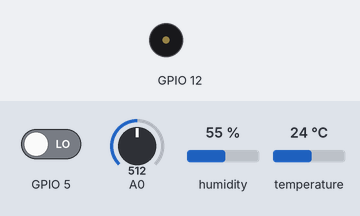
This sketch was run on a simulated ESP8266 (NodeMCU). Parts: buzzer (waves = sounding). Inputs (shaded band) come from the test bench; at power-on: GPIO 5 LOW, A0 = 512, humidity 55 %, temperature 24 °C. WiFi joins after 1.5 s; servers stay silent unless stated; random numbers use the default seed unless the sketch sets one; no MQTT or app messages arrive unless stated; what the sketch prints to the serial monitor is not drawn.

Above: at 2.7 s.
2.8 s: GPIO 5 driven HIGH
At 6.9 s:
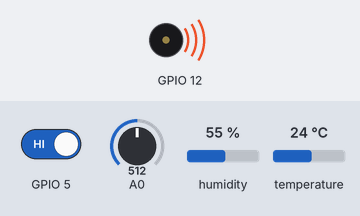
14.1 s: GPIO 5 driven LOW
Timing chart, 0 to 17.1 s (numbered marks = the images above; inputs shaded):
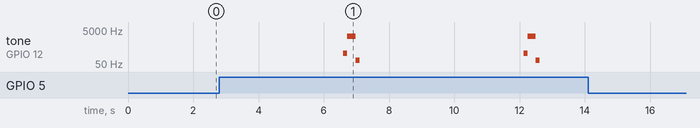

The sketch:

sketch_jan21a.ino
```cpp
#include <ESP8266WiFi.h>
#include <PubSubClient.h>
#include "DHT.h"

#define DHTTYPE DHT11 // DHT 11

static char data[] = "";

const int DHTPin = 4;

DHT dht(DHTPin, DHTTYPE);     // Initialize DHT sensor.
static char celsiusTemp[7];
static char humidityTemp[7];
static char gasTemp[7];
static char agasTemp[7];

// Update these with values suitable for your network.

const char* ssid = "Huy";
const char* password = "h150201H";
const char* mqtt_server = "broker.emqx.io";

WiFiClient espClient;
PubSubClient client(espClient);
unsigned long lastMsg = 0;
#define MSG_BUFFER_SIZE	(50)
char msg[MSG_BUFFER_SIZE];
int value = 0;

void setup_wifi() {

  delay(10);
  // We start by connecting to a WiFi network
  Serial.println();
  Serial.print("Connecting to ");
  Serial.println(ssid);

  WiFi.mode(WIFI_STA);
  WiFi.begin(ssid, password);

  while (WiFi.status() != WL_CONNECTED) {
    delay(500);
    Serial.print(".");
  }

  randomSeed(micros());

  Serial.println("");
  Serial.println("WiFi connected");
  Serial.println("IP address: ");
  Serial.println(WiFi.localIP());
}

void warning() {
    tone(12,220,125);
    delay(125);
    tone(12,2093,250);
    delay(250);
    tone(12,82,125);
    delay(125);
}

void callback(char* topic, byte* payload, unsigned int length) {
  warning();
}

void reconnect() {
  // Loop until we're reconnected
  while (!client.connected()) {
    Serial.print("Attempting MQTT connection...");
    // Create a random client ID
    String clientId = "ESP8266Client-";
    clientId += String(random(0xffff), HEX);
    // Attempt to connect
    if (client.connect(clientId.c_str())) {
      Serial.println("connected");
      // Once connected, publish an announcement...
      // client.publish("DATN20172605/Device", "MQTT Server is Connected");
      // ... and resubscribe
      client.subscribe("DATN20172605/warning");
    } else {
      Serial.print("failed, rc=");
      Serial.print(client.state());
      Serial.println(" try again in 5 seconds");
      // Wait 5 seconds before retrying
      delay(5000);
    }
  }
}

void setup() {
  Serial.begin(9600);
  setup_wifi();
  client.setServer(mqtt_server, 1883);
  client.setCallback(callback);
  pinMode(12,OUTPUT);
  dht.begin();
}

void loop() {
  // Connect MQTT
  if (!client.connected()) {
    reconnect();
  }

  // Wait 5 seconds
  delay(5000);

  // Read MQ6
  float g = digitalRead(5);
  float ag = analogRead(A0);

  // Read DHT11
  float h = dht.readHumidity();
  float t = dht.readTemperature(false);
  if (isnan(h) || isnan(t) || isnan(g) || isnan(ag)) {
    Serial.println("Failed to read!");
  }
  else {
    if (g != 0) {
      warning();
    }
    dtostrf(h, 5, 2, humidityTemp);
    dtostrf(t, 6, 2, celsiusTemp);
    dtostrf(g, 5, 2, gasTemp);
    dtostrf(ag, 5, 2, agasTemp);

    strcat(data, "NhaCuaHuy01");
    strcat(data, "~");
    strcat(data, celsiusTemp);
    strcat(data, "~");
    strcat(data, humidityTemp);
    strcat(data, "~");
    strcat(data, agasTemp);
    client.publish("DATN20172605/Device", data);

    strcpy(data, "");
  }

  client.loop();
}
```

Measured:
- after the input at 2.8 s, tone on GPIO 12: plays 220 Hz for 0.13 s, 2093 Hz for 0.25 s, 82 Hz for 0.12 s, 220 Hz for 0.13 s, 2093 Hz for 0.25 s, 82 Hz for 0.12 s, starting after 3.8 s
- after the input at 14.1 s, every drawn part: stays the same
